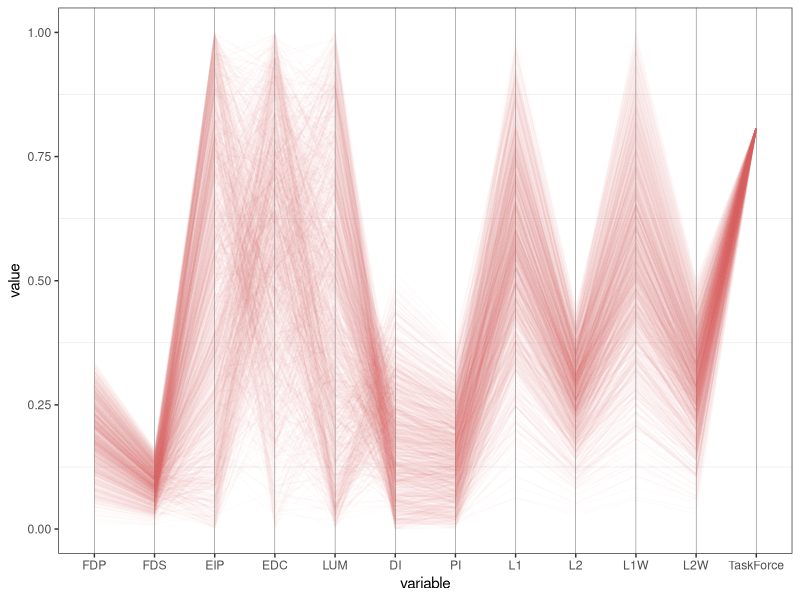
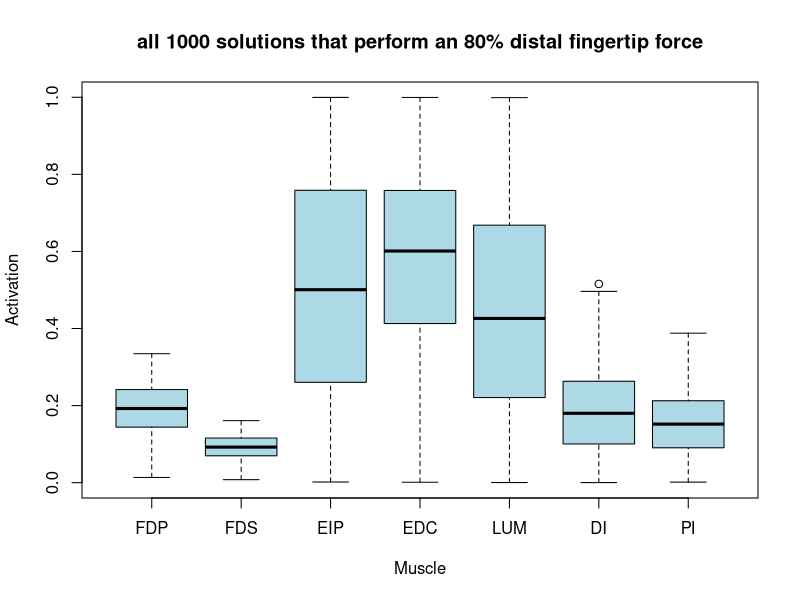
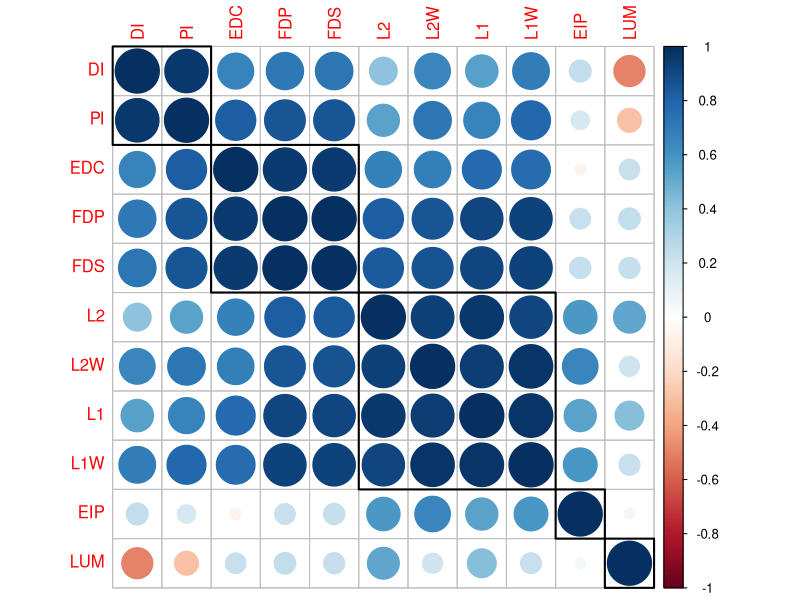
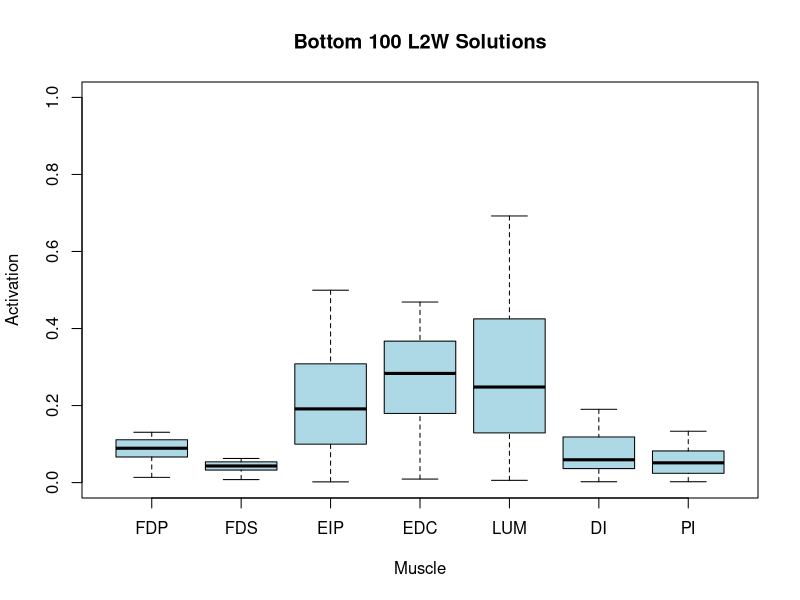
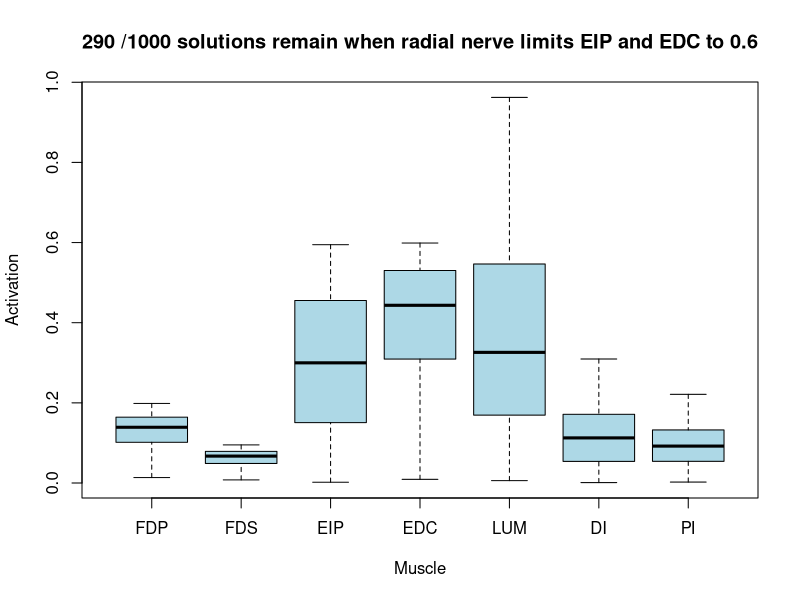
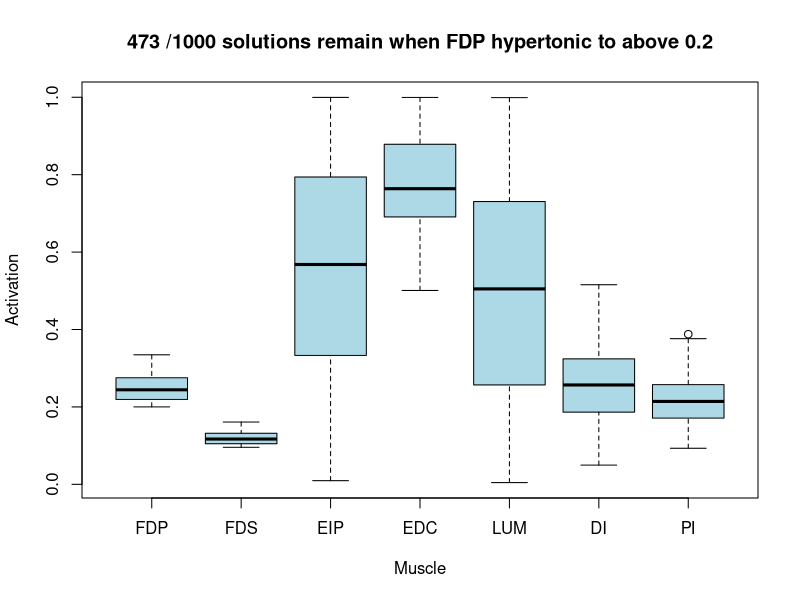
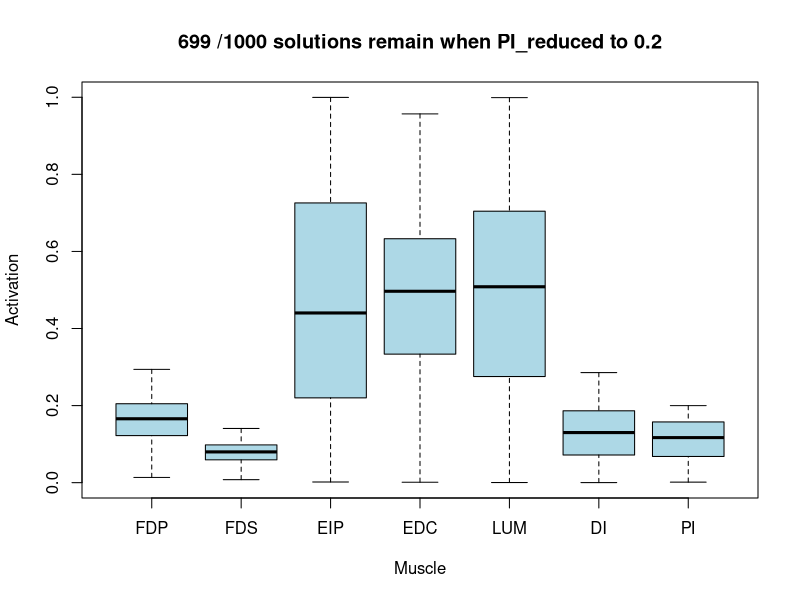
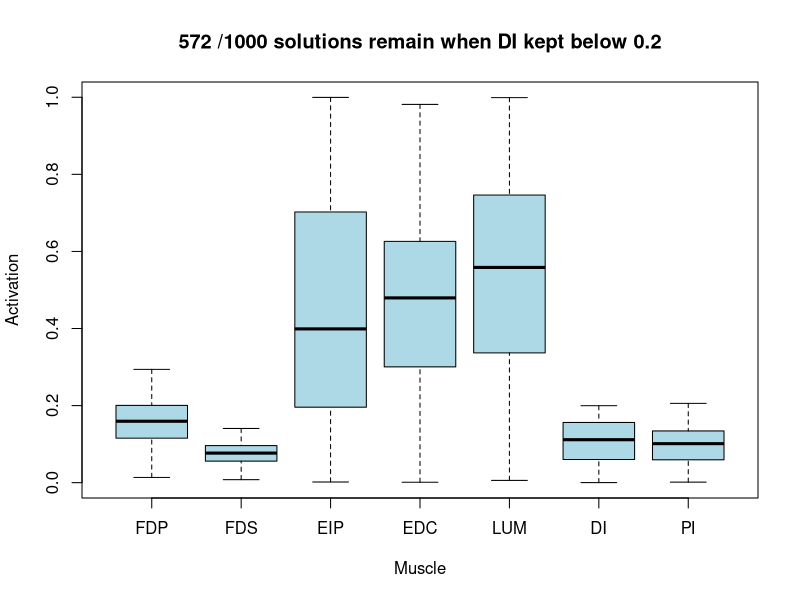

These figures' R source, in order:
## ---- chunk 1
fill_costs = function(df,m, fmax_vector) {
  F0 = matrix(fmax_vector,dim(df)[1],m,byrow=TRUE)
  # L1
  df[,(m+1)] = rowSums(df[,1:m])
  # L2
  df[,(m+2)] = (rowSums(df[,1:m]^2))^(1/2)
  # Lw1
  df[,(m+3)] = rowSums(df[,1:m]*F0)
  # Lw2
  df[,(m+4)] = (rowSums((df[,1:m]*F0)^2))^(1/2)

  
  return(df)

}
## ---- chunk 2
my_column_names <- c("FDP",
                    "FDS",
                    "EIP",
                    "EDC",
                    "LUM",
                    "DI",
                    "PI",
                    "L1",
                    "L2",
                    "L1W",
                    "L2W")
points_db_80 <- read.csv("finger_forcevector_0.8075310608430573_1484789302756.csv", header=FALSE)
fmax_vector <- c(123, 219, 124.8, 129.6, 23.52, 21.6, 91.74)
points_w_cost<- fill_costs(points_db_80,7,fmax_vector)
colnames(points_w_cost) <- my_column_names


## ---- chunk 3
generate_parcoord_plot_with_costs<- function(points_dataframe, fraction_of_maxforce_for_task, my_column_names, fmax_vector){
  points_with_costs <- fill_costs(points_dataframe, 7, fmax_vector)
  points_with_costs$TaskForce <- rep(fraction_of_maxforce_for_task, length(points_with_costs[,1]))
  colnames(points_with_costs) <- my_column_names
  
  # parcoord(points_with_costs, var.label=TRUE, ylim=c(0,1))
  
  nonweighted_max_observed_cost <- max(points_with_costs$L1)
  weighted_max_observed_cost <- max(points_with_costs$L1W)
  
  #unweighted
  points_with_costs$L1 <- points_with_costs$L1 / nonweighted_max_observed_cost
  points_with_costs$L2 <- points_with_costs$L2 / nonweighted_max_observed_cost
  #weighted
  points_with_costs$L1W <- points_with_costs$L1W / weighted_max_observed_cost
  points_with_costs$L2W <- points_with_costs$L2W / weighted_max_observed_cost
  
  require(GGally)
  require(ggplot2)
  p_raw <- ggparcoord(points_with_costs, scale='globalminmax', alpha=0.025, boxplot=FALSE, mapping=ggplot2::aes(colour="midnightblue"))
  p <- p_raw + theme_bw() + theme(
    panel.grid.major.x = element_line(color = "black", size = 0.1),
    panel.grid.major = element_blank(),
    legend.position = "none"
)
  return(p)
}
## ---- chunk 4
generate_parcoord_plot_with_costs(points_dataframe = points_db_80, fraction_of_maxforce_for_task = 0.8075310608430573, c("FDP",
                    "FDS",
                    "EIP",
                    "EDC",
                    "LUM",
                    "DI",
                    "PI",
                    "L1",
                    "L2",
                    "L1W",
                    "L2W",
                    "TaskForce"), fmax_vector)
## ---- chunk 5
alldata <- points_db_80[,1:7]
colnames(alldata) <- my_column_names[1:7]
boxplot(alldata, xlab="Muscle", ylab="Activation", col="lightblue", main="all 1000 solutions that perform an 80% distal fingertip force")
lo_cost_summary <- summary(alldata)
print(lo_cost_summary)
## ---- chunk 6
cor(points_w_cost$FDP, points_w_cost$FDS)
## ---- chunk 7
cor(points_w_cost$LUM, points_w_cost$DI)
## ---- chunk 8
cor(points_w_cost$EIP, points_w_cost$EDC)
## ---- chunk 9
library(corrplot)
corrplot(cor(points_w_cost), order = "hclust", addrect=5)
## ---- chunk 10
total_points <- length(points_w_cost[,1])
remaining_points <- points_w_cost[order(points_w_cost$L2W),][1:100,]
boxplot(remaining_points[,1:7], xlab="Muscle", ylab="Activation", col="lightblue", main="Bottom 100 L2W Solutions",ylim=c(0,1))
lo_cost_summary <- summary(remaining_points[,1:7])
print(lo_cost_summary)
## ---- chunk 11
radial_nerve_damaged_points <- points_w_cost[points_w_cost$EIP < 0.6 & points_w_cost$EDC < 0.6,]
len_remaining <- length(radial_nerve_damaged_points[,1])
boxplot(radial_nerve_damaged_points[,1:7], xlab="Muscle", ylab="Activation", col="lightblue", main=paste(len_remaining, "/1000 solutions remain when radial nerve limits EIP and EDC to 0.6"))
lo_cost_summary <- summary(radial_nerve_damaged_points[,1:7])
print(lo_cost_summary)
## ---- chunk 12
hypertonic_points <- points_w_cost[points_w_cost$FDP > 0.2,]
len_remaining <- length(hypertonic_points[,1])
boxplot(hypertonic_points[,1:7], xlab="Muscle", ylab="Activation", col="lightblue", main=paste(len_remaining, "/1000 solutions remain when FDP hypertonic to above 0.2"))
lo_cost_summary <- summary(hypertonic_points[,1:7])
print(lo_cost_summary)
## ---- chunk 13
PI_reduced <- points_w_cost[points_w_cost$PI < 0.20,]
len_remaining <- length(PI_reduced[,1]) 
boxplot(PI_reduced[,1:7], xlab="Muscle", ylab="Activation", col="lightblue", main=paste(len_remaining, "/1000 solutions remain when PI_reduced to 0.2"))
lo_cost_summary <- summary(PI_reduced[,1:7])
print(lo_cost_summary)
## ---- chunk 14
DI_reduced <- points_w_cost[points_w_cost$DI < 0.2,]
len_remaining<- length(DI_reduced[,1])
boxplot(DI_reduced[,1:7], xlab="Muscle", ylab="Activation", col="lightblue", main=paste(len_remaining, "/1000 solutions remain when DI kept below 0.2"))
lo_cost_summary <- summary(DI_reduced[,1:7])
print(lo_cost_summary)
## ---- chunk 15
DI_reduced <- points_w_cost[points_w_cost$DI < 0.2,]
len_remaining<- length(DI_reduced[,1])

library(reshape2)
pre_and_post_meltdb <- function(pre_df, post_df, constraint_str= "after constraints"){
#assemble post
post_melt<- melt(post_df)
post_melt$group <- constraint_str
#assemble pre
colnames(pre_df) <- my_column_names[1:7]
full_melt <- melt(pre_df)
full_melt$group <- "original"
#concatenate
pre_and_post <- rbind(post_melt, full_melt)

library(ggplot2)
p<- ggplot(pre_and_post, aes(x = variable, y = value, fill = group)) +
  geom_boxplot() +
  scale_fill_manual(values = c("lightblue", "grey"))
return(p)
}

pre_and_post_meltdb(points_db_80[,1:7], DI_reduced[,1:7], "DI reduced")

boxplot(DI_reduced[,1:7], xlab="Muscle", ylab="Activation", col="lightblue", main=paste(len_remaining, "/1000 solutions remain when DI kept below 0.2"))
lo_cost_summary <- summary(DI_reduced[,1:7])
print(lo_cost_summary)
